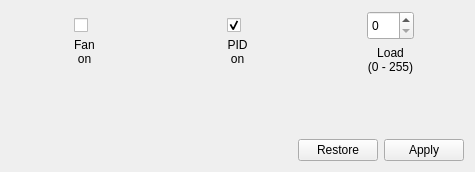
<?xml version="1.0" encoding="UTF-8"?>
<ui version="4.0">
 <class>ManualControl</class>
 <widget class="QWidget" name="ManualControl">
  <property name="geometry">
   <rect>
    <x>0</x>
    <y>0</y>
    <width>475</width>
    <height>172</height>
   </rect>
  </property>
  <property name="windowTitle">
   <string>Form</string>
  </property>
  <layout class="QVBoxLayout" name="verticalLayout_4">
   <item>
    <layout class="QHBoxLayout" name="horizontalLayout">
     <item>
      <layout class="QVBoxLayout" name="verticalLayout_3">
       <item alignment="Qt::AlignmentFlag::AlignHCenter">
        <widget class="QCheckBox" name="fan">
         <property name="maximumSize">
          <size>
           <width>23</width>
           <height>16777215</height>
          </size>
         </property>
         <property name="styleSheet">
          <string notr="true">margin-top: 7px;</string>
         </property>
         <property name="text">
          <string/>
         </property>
        </widget>
       </item>
       <item alignment="Qt::AlignmentFlag::AlignTop">
        <widget class="QLabel" name="fanLabel">
         <property name="minimumSize">
          <size>
           <width>0</width>
           <height>0</height>
          </size>
         </property>
         <property name="text">
          <string>&lt;html&gt;&lt;head/&gt;&lt;body&gt;&lt;p align=&quot;center&quot;&gt;Fan&lt;br/&gt;on&lt;/p&gt;&lt;/body&gt;&lt;/html&gt;</string>
         </property>
        </widget>
       </item>
      </layout>
     </item>
     <item>
      <layout class="QVBoxLayout" name="verticalLayout">
       <item alignment="Qt::AlignmentFlag::AlignHCenter">
        <widget class="QCheckBox" name="PID">
         <property name="maximumSize">
          <size>
           <width>23</width>
           <height>16777215</height>
          </size>
         </property>
         <property name="styleSheet">
          <string notr="true">margin-top: 7px;</string>
         </property>
         <property name="text">
          <string/>
         </property>
         <property name="checked">
          <bool>true</bool>
         </property>
        </widget>
       </item>
       <item alignment="Qt::AlignmentFlag::AlignTop">
        <widget class="QLabel" name="PIDLabel">
         <property name="text">
          <string>&lt;html&gt;&lt;head/&gt;&lt;body&gt;&lt;p align=&quot;center&quot;&gt;PID&lt;br/&gt;on&lt;/p&gt;&lt;/body&gt;&lt;/html&gt;</string>
         </property>
        </widget>
       </item>
      </layout>
     </item>
     <item>
      <layout class="QVBoxLayout" name="verticalLayout_6">
       <item alignment="Qt::AlignmentFlag::AlignHCenter">
        <widget class="QSpinBox" name="manualLoad">
         <property name="maximumSize">
          <size>
           <width>100</width>
           <height>29</height>
          </size>
         </property>
         <property name="minimum">
          <number>0</number>
         </property>
         <property name="maximum">
          <number>255</number>
         </property>
         <property name="value">
          <number>0</number>
         </property>
        </widget>
       </item>
       <item alignment="Qt::AlignmentFlag::AlignTop">
        <widget class="QLabel" name="manualLoadLabel">
         <property name="text">
          <string>&lt;html&gt;&lt;head/&gt;&lt;body&gt;&lt;p align=&quot;center&quot;&gt;Load&lt;br/&gt;(0 - 255)&lt;/p&gt;&lt;/body&gt;&lt;/html&gt;</string>
         </property>
        </widget>
       </item>
      </layout>
     </item>
    </layout>
   </item>
   <item>
    <layout class="QHBoxLayout" name="horizontalLayout_2">
     <item>
      <spacer name="horizontalSpacer">
       <property name="orientation">
        <enum>Qt::Orientation::Horizontal</enum>
       </property>
       <property name="sizeHint" stdset="0">
        <size>
         <width>40</width>
         <height>20</height>
        </size>
       </property>
      </spacer>
     </item>
     <item>
      <widget class="QPushButton" name="manualRestore">
       <property name="text">
        <string>Restore</string>
       </property>
      </widget>
     </item>
     <item>
      <widget class="QPushButton" name="manualApply">
       <property name="text">
        <string>Apply</string>
       </property>
      </widget>
     </item>
    </layout>
   </item>
  </layout>
 </widget>
 <resources/>
 <connections/>
</ui>
